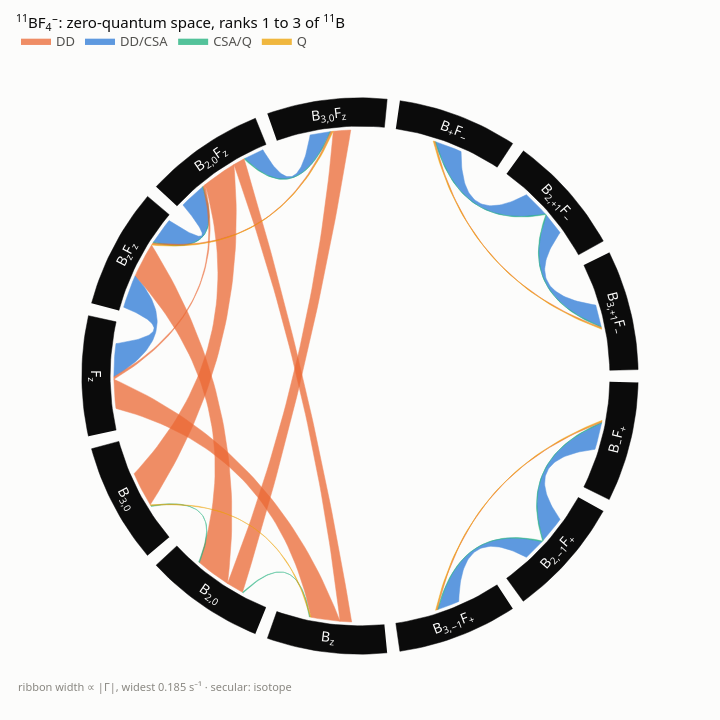

Notebook code for this chart:
### Code cell
plot_pathways(zq, split=True, title="<sup>11</sup>BF<sub>4</sub><sup>−</sup>: zero-quantum space, ranks 1 to 3 of <sup>11</sup>B")
